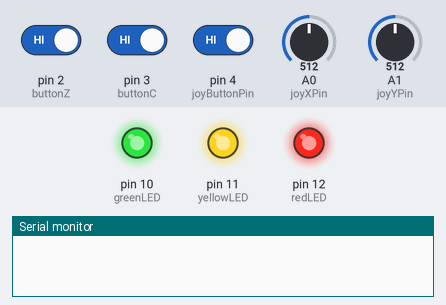
Simulated run of this sketch. Board: Arduino Leonardo, built with avr-gcc and run on an emulated ATmega32U4. On the bench: output pins drawn as LEDs (lit = HIGH), the last lines printed to the serial monitor. Inputs (shaded band) come from the test bench; at power-on: pin 2 (buttonZ) HIGH, pin 3 (buttonC) HIGH, pin 4 (joyButtonPin) HIGH, A0 (joyXPin) = 512, A1 (joyYPin) = 512. USB keyboard and mouse output is not drawn.

Above: at 0.01 s.
At 1.6 s:
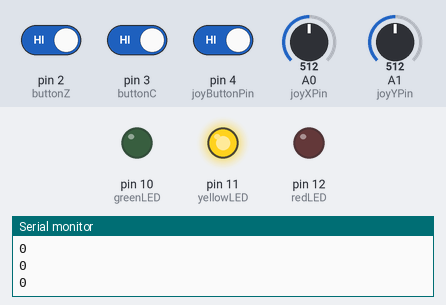
1.7 s: pin 2 (buttonZ) driven LOW and pin 3 (buttonC) driven LOW and pin 4 (joyButtonPin) driven LOW
4.7 s: pin 2 (buttonZ) driven HIGH
At 5.7 s:
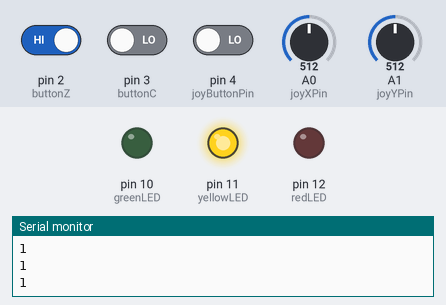
Timing chart, 0 to 7.7 s (numbered marks = the images above; inputs shaded):
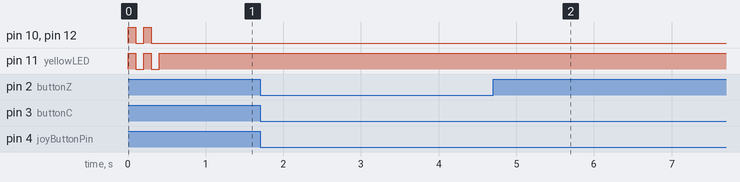

The sketch:

nunckuckMicro.ino
```cpp
#include <Keyboard.h>
#include <Mouse.h>

// Constants for joystick and button pins
const int joyXPin = A0;
const int joyYPin = A1;
const int joyButtonPin = 4;
const int buttonZ = 2;
const int buttonC = 3;

// Joystick deadzone and sensitivity settings
const int deadZone = 16;
const int maxZone = 12;
const float sensitivity = 1.0f;
const float joySlope = 1.5;
const int triggerPoint = 200;

// Mouse wheel control settings
const int wheelPerc = 1024;
const int timeBetweenPoll = 5;
const int timeBetweenPollWheel = 10;

// LED pins for different modes
const int greenLED = 10;
const int yellowLED = 11;
const int redLED = 12;

// LED blinking duration
const int ledTime = 100;

// Variables for mode handling and key presses
int mode = 1; // change for startup mode
const int modes = 2;
unsigned long modeChangeStartTime = 0;
bool zWasPressed = false;
bool cWasPressed = false;
bool joyWasPressed = false;

// Key-press tracking for WASDCZ mode
bool wKeyWasPressed = false;
bool aKeyWasPressed = false;
bool sKeyWasPressed = false;
bool dKeyWasPressed = false;
bool zKeyWasPressed = false;
bool cKeyWasPressed = false;
bool spacebarKeyWasPressed = false;

void setup() {
  Keyboard.begin();
  Mouse.begin();
  Serial.begin(9600);

  pinMode(buttonZ, INPUT_PULLUP);
  pinMode(buttonC, INPUT_PULLUP);
  pinMode(joyButtonPin, INPUT_PULLUP);

  // Set LED pins as OUTPUTd
  pinMode(greenLED, OUTPUT);
  pinMode(yellowLED, OUTPUT);
  pinMode(redLED, OUTPUT);

  // Initialize LEDs to OFF state
  digitalWrite(greenLED, LOW);
  digitalWrite(yellowLED, LOW);
  digitalWrite(redLED, LOW);
  controlLEDs();
}

// Function to apply deadzone and maximum values to joystick input
int applyDeadAndMax(int value) {
  value = value - 512;
  if (abs(value) < deadZone) {
    return 0;
  } else if (value > 512 - maxZone) {
    return 512;
  } else if (value < -512 + maxZone) {
    return -512;
  }
  return value;
}

// Functions to read joystick input
int joystickHoriz() {
  return applyDeadAndMax(analogRead(joyXPin));
}

int joystickVert() {
  return applyDeadAndMax(analogRead(joyYPin));
}

// Functions to check button states
bool joyPressed() {
  return !digitalRead(joyButtonPin);
}

bool zPressed() {
  return !digitalRead(buttonZ);
}

bool cPressed() {
  return !digitalRead(buttonC);
}

// Function to map joystick input in an exponential manner
int mapExponential(int value) {
  return getSign(value) * constrain(round(pow(abs(value) / 128.0, joySlope) * 128.0), -128, 128);
}

void releaseKey(char c){
    if (cKeyWasPressed && (c == 'c')){
    Keyboard.release('C');
    cKeyWasPressed = false;
  }
  if (zKeyWasPressed && (c == 'z')){
    Keyboard.release('Z');
    zKeyWasPressed = false;
  }
  if (wKeyWasPressed && (c == 'w')){
    Keyboard.release('w');
    wKeyWasPressed = false;
  }
  if (aKeyWasPressed && (c == 'a')){
    Keyboard.release('a');
    aKeyWasPressed = false;
  }
  if (sKeyWasPressed && (c == 's')){
    Keyboard.release('s');
    sKeyWasPressed = false;
  }
  if (dKeyWasPressed && (c == 'd')){
    Keyboard.release('d');
    dKeyWasPressed = false;
  }
  if (spacebarKeyWasPressed && (c == ' ')){
    Keyboard.release(' ');
    spacebarKeyWasPressed = false;
  }
}

// Function to determine the sign of a value
int getSign(int value) {
  if (value > 0) {
    return 1; // Positive
  } else if (value < 0) {
    return -1; // Negative
  } else {
    return 0; // Zero
  }
}

// Function to control LEDs based on the current mode
void controlLEDs() {
  digitalWrite(greenLED, LOW);
  digitalWrite(yellowLED, LOW);
  digitalWrite(redLED, LOW);

  // Blink the LEDs to indicate the mode number (mode + 1)
  for (int i = 0; i < mode + 1; i++) {
    digitalWrite(greenLED, HIGH);
    digitalWrite(yellowLED, HIGH);
    digitalWrite(redLED, HIGH);
    delay(ledTime); // Blink for ledTime milliseconds
    digitalWrite(greenLED, LOW);
    digitalWrite(yellowLED, LOW);
    digitalWrite(redLED, LOW);
    delay(ledTime); // Wait for ledTime milliseconds
  }

  // Keep the corresponding LED on based on the current mode
  if (mode == 0) {
    digitalWrite(redLED, HIGH);
  } else if (mode == 1) {
    digitalWrite(yellowLED, HIGH);
  } else if (mode == 2) {
    digitalWrite(greenLED, HIGH);
  }
}

void loop() {
  // Check for mode switch
  if (joyPressed() && zPressed() && cPressed()) {
    if (modeChangeStartTime == 0) {
      modeChangeStartTime = millis();
    } else {
      if (millis() - modeChangeStartTime > 3000) {
        mode = (mode == modes - 1) ? 0 : mode + 1;
        modeChangeStartTime = 0;
        Serial.println(mode);
        controlLEDs(); // Update LEDs to reflect the new mode
        Mouse.release(MOUSE_LEFT);
        Mouse.release(MOUSE_RIGHT);
        Mouse.release(MOUSE_MIDDLE);
        Keyboard.releaseAll();
      }
    }
  } else if (modeChangeStartTime != 0) {
    modeChangeStartTime = 0;
  }

  // Handle different modes
  if (mode == 0) {
    // Mode 0: Mouse control
    if (cPressed() && joyPressed()) {
      // Scroll
      Mouse.move(0, 0, mapExponential(-joystickVert() / wheelPerc));
      delay(timeBetweenPollWheel);
      return;
    } else {
      int xOffset = mapExponential(joystickHoriz() / 16);
      int yOffset = mapExponential(joystickVert() / 16);
      Mouse.move(xOffset, -yOffset); // Invert Y-axis for typical mouse movement
    }
    // Mouse button clicks
    if (cPressed() && !cWasPressed) {
      cWasPressed = true;
      Mouse.press(MOUSE_LEFT);
    }
    if (cWasPressed && !cPressed()) {
      cWasPressed = false;
      Mouse.release(MOUSE_LEFT);
    }
    if (zPressed() && !zWasPressed) {
      zWasPressed = true;
      Mouse.press(MOUSE_RIGHT);
    }
    if (zWasPressed && !zPressed()) {
      zWasPressed = false;
      Mouse.release(MOUSE_RIGHT);
    }
    if (joyPressed() && !joyWasPressed) {
      joyWasPressed = true;
      Mouse.press(MOUSE_MIDDLE);
    }
    if (joyWasPressed && !joyPressed()) {
      joyWasPressed = false;
      Mouse.release(MOUSE_MIDDLE);
    }
  } else if (mode == 1) {
    // Mode 1: WASDCZ control
    int xOffset = 0;
    int yOffset = 0;

    int horiz = joystickHoriz();
    int vert = joystickVert();

    // horiz wins
    // Serial.print("hoiz greater: ");
    // Serial.print(abs(horiz)>abs(vert));
    // Serial.print("\t");
    // Serial.print(abs(horiz));
    // Serial.print(" > ");
    // Serial.println(abs(vert));
    // if A isn't pressed, press it
    if (!aKeyWasPressed && abs(horiz)>triggerPoint && getSign(horiz) == -1){
      Keyboard.press('a');
      aKeyWasPressed = true;
      releaseKey('d');
    }
    // if D isn't pressed, press it
    else if (!dKeyWasPressed && abs(horiz)>triggerPoint&& getSign(horiz) == 1){
      Keyboard.press('d');
      dKeyWasPressed = true;
      releaseKey('a');
    } else if (abs(horiz)<triggerPoint) {
      releaseKey('a');
      releaseKey('d');
    }
    // vert wins
    // Serial.print("vert greater: ");
    // Serial.print(abs(horiz)>abs(vert));
    // Serial.print("\t");
    // Serial.print(abs(horiz));
    // Serial.print(" < ");
    // Serial.println(abs(vert));

    // if W isn't pressed, press it
    if (!wKeyWasPressed && abs(vert)>triggerPoint && getSign(vert) == 1){
      Keyboard.press('w');
      wKeyWasPressed = true;
      releaseKey('s');
    }
    // if S isn't pressed, press it
    else if (!sKeyWasPressed && abs(vert)>triggerPoint && getSign(vert) == -1){
      Keyboard.press('s');
      sKeyWasPressed = true;
      releaseKey('w');
    } else if (abs(vert)<triggerPoint) {
      releaseKey('w');
      releaseKey('s');
    }

    // if (horiz==0 && vert==0) {
    //   Keyboard.releaseAll();
    // }
  }
  if (joyPressed() && !joyWasPressed) {
      joyWasPressed = true;
      Keyboard.press(' ');
      spacebarKeyWasPressed = true;

    }
    if (joyWasPressed && !joyPressed()) {
      joyWasPressed = false;
      Keyboard.release(' ');
      spacebarKeyWasPressed = false;
    }

    if (zPressed() && !zWasPressed) {
      zWasPressed = true;
      Keyboard.press('z');
      zKeyWasPressed = true;

    }
    if (zWasPressed && !zPressed()) {
      zWasPressed = false;
      Keyboard.release('z');
      zKeyWasPressed = false;
    }

    if (cPressed() && !cWasPressed) {
      cWasPressed = true;
      Keyboard.press('c');
      cKeyWasPressed = true;

    }
    if (cWasPressed && !cPressed()) {
      cWasPressed = false;
      Keyboard.release('c');
      cKeyWasPressed = false;
    }
    Serial.println(cPressed());

  delay(timeBetweenPoll);
}
```

Measured:
- after the input at 4.7 s, pin 10 (greenLED), pin 12 (redLED): stops changing and stays LOW; pin 11 (yellowLED): stops changing and stays HIGH
